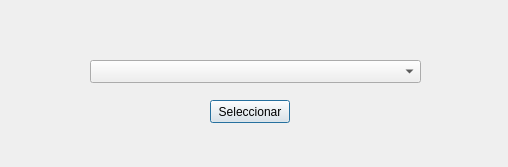
<?xml version="1.0" encoding="UTF-8"?>
<ui version="4.0">
 <class>SelCamara</class>
 <widget class="QDialog" name="SelCamara">
  <property name="geometry">
   <rect>
    <x>0</x>
    <y>0</y>
    <width>508</width>
    <height>167</height>
   </rect>
  </property>
  <property name="windowTitle">
   <string>Dialog</string>
  </property>
  <widget class="QComboBox" name="comboBox">
   <property name="geometry">
    <rect>
     <x>90</x>
     <y>60</y>
     <width>331</width>
     <height>23</height>
    </rect>
   </property>
  </widget>
  <widget class="QPushButton" name="BotonSel">
   <property name="geometry">
    <rect>
     <x>210</x>
     <y>100</y>
     <width>80</width>
     <height>23</height>
    </rect>
   </property>
   <property name="text">
    <string>Seleccionar</string>
   </property>
  </widget>
 </widget>
 <resources/>
 <connections/>
</ui>
